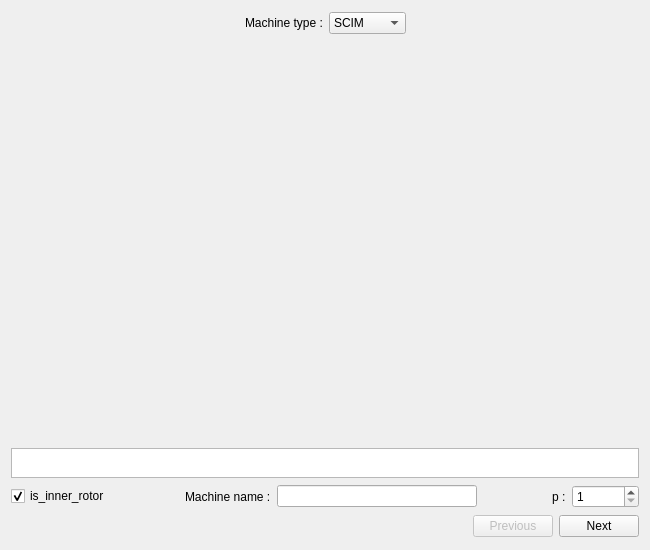
<?xml version="1.0" encoding="UTF-8"?>
<ui version="4.0">
 <class>SMachineType</class>
 <widget class="QWidget" name="SMachineType">
  <property name="geometry">
   <rect>
    <x>0</x>
    <y>0</y>
    <width>650</width>
    <height>550</height>
   </rect>
  </property>
  <property name="minimumSize">
   <size>
    <width>650</width>
    <height>550</height>
   </size>
  </property>
  <property name="windowTitle">
   <string>Form</string>
  </property>
  <layout class="QVBoxLayout" name="verticalLayout">
   <item>
    <layout class="QHBoxLayout" name="horizontalLayout_5">
     <item>
      <spacer name="horizontalSpacer_2">
       <property name="orientation">
        <enum>Qt::Horizontal</enum>
       </property>
       <property name="sizeHint" stdset="0">
        <size>
         <width>40</width>
         <height>20</height>
        </size>
       </property>
      </spacer>
     </item>
     <item>
      <widget class="QLabel" name="in_machine_type">
       <property name="text">
        <string>Machine type :</string>
       </property>
      </widget>
     </item>
     <item>
      <widget class="QComboBox" name="c_type">
       <item>
        <property name="text">
         <string>SCIM</string>
        </property>
       </item>
       <item>
        <property name="text">
         <string>DFIM</string>
        </property>
       </item>
       <item>
        <property name="text">
         <string>WRSM</string>
        </property>
       </item>
       <item>
        <property name="text">
         <string>WRSG</string>
        </property>
       </item>
       <item>
        <property name="text">
         <string>SPMSM</string>
        </property>
       </item>
       <item>
        <property name="text">
         <string>SIPMSM</string>
        </property>
       </item>
       <item>
        <property name="text">
         <string>IPMSM</string>
        </property>
       </item>
       <item>
        <property name="text">
         <string>SyRM</string>
        </property>
       </item>
      </widget>
     </item>
     <item>
      <spacer name="horizontalSpacer_4">
       <property name="orientation">
        <enum>Qt::Horizontal</enum>
       </property>
       <property name="sizeHint" stdset="0">
        <size>
         <width>40</width>
         <height>20</height>
        </size>
       </property>
      </spacer>
     </item>
    </layout>
   </item>
   <item>
    <layout class="QHBoxLayout" name="horizontalLayout_4">
     <item>
      <widget class="QLabel" name="img_type_machine">
       <property name="minimumSize">
        <size>
         <width>300</width>
         <height>300</height>
        </size>
       </property>
       <property name="maximumSize">
        <size>
         <width>400</width>
         <height>400</height>
        </size>
       </property>
       <property name="text">
        <string/>
       </property>
       <property name="pixmap">
        <pixmap resource="../../../Resources/pyleecan.qrc">:/images/images/MachineSetup/MachineType/machine_SCIM.png</pixmap>
       </property>
       <property name="scaledContents">
        <bool>true</bool>
       </property>
      </widget>
     </item>
    </layout>
   </item>
   <item>
    <widget class="QTextEdit" name="txt_type_machine">
     <property name="maximumSize">
      <size>
       <width>16777215</width>
       <height>30</height>
      </size>
     </property>
     <property name="textInteractionFlags">
      <set>Qt::TextSelectableByKeyboard|Qt::TextSelectableByMouse</set>
     </property>
    </widget>
   </item>
   <item>
    <layout class="QHBoxLayout" name="horizontalLayout">
     <item>
      <widget class="QCheckBox" name="is_inner_rotor">
       <property name="toolTip">
        <string>1 for internal rotor topology, 0 for external rotor</string>
       </property>
       <property name="text">
        <string>is_inner_rotor</string>
       </property>
       <property name="checked">
        <bool>true</bool>
       </property>
      </widget>
     </item>
     <item>
      <spacer name="horizontalSpacer">
       <property name="orientation">
        <enum>Qt::Horizontal</enum>
       </property>
       <property name="sizeHint" stdset="0">
        <size>
         <width>40</width>
         <height>20</height>
        </size>
       </property>
      </spacer>
     </item>
     <item>
      <widget class="QLabel" name="in_name">
       <property name="text">
        <string>Machine name :</string>
       </property>
      </widget>
     </item>
     <item>
      <widget class="QLineEdit" name="le_name">
       <property name="minimumSize">
        <size>
         <width>200</width>
         <height>0</height>
        </size>
       </property>
      </widget>
     </item>
     <item>
      <spacer name="horizontalSpacer_5">
       <property name="orientation">
        <enum>Qt::Horizontal</enum>
       </property>
       <property name="sizeHint" stdset="0">
        <size>
         <width>40</width>
         <height>20</height>
        </size>
       </property>
      </spacer>
     </item>
     <item>
      <widget class="QLabel" name="in_p">
       <property name="text">
        <string>p :</string>
       </property>
      </widget>
     </item>
     <item>
      <widget class="QSpinBox" name="si_p">
       <property name="minimum">
        <number>1</number>
       </property>
       <property name="maximum">
        <number>999999</number>
       </property>
       <property name="value">
        <number>1</number>
       </property>
      </widget>
     </item>
    </layout>
   </item>
   <item>
    <layout class="QHBoxLayout" name="horizontalLayout_2">
     <item>
      <spacer name="horizontalSpacer_3">
       <property name="orientation">
        <enum>Qt::Horizontal</enum>
       </property>
       <property name="sizeHint" stdset="0">
        <size>
         <width>40</width>
         <height>20</height>
        </size>
       </property>
      </spacer>
     </item>
     <item>
      <widget class="QPushButton" name="b_previous">
       <property name="enabled">
        <bool>false</bool>
       </property>
       <property name="text">
        <string>Previous</string>
       </property>
      </widget>
     </item>
     <item>
      <widget class="QPushButton" name="b_next">
       <property name="text">
        <string>Next</string>
       </property>
      </widget>
     </item>
    </layout>
   </item>
  </layout>
 </widget>
 <tabstops>
  <tabstop>si_p</tabstop>
  <tabstop>b_next</tabstop>
 </tabstops>
 <resources>
  <include location="../../../Resources/pyleecan.qrc"/>
 </resources>
 <connections/>
</ui>
